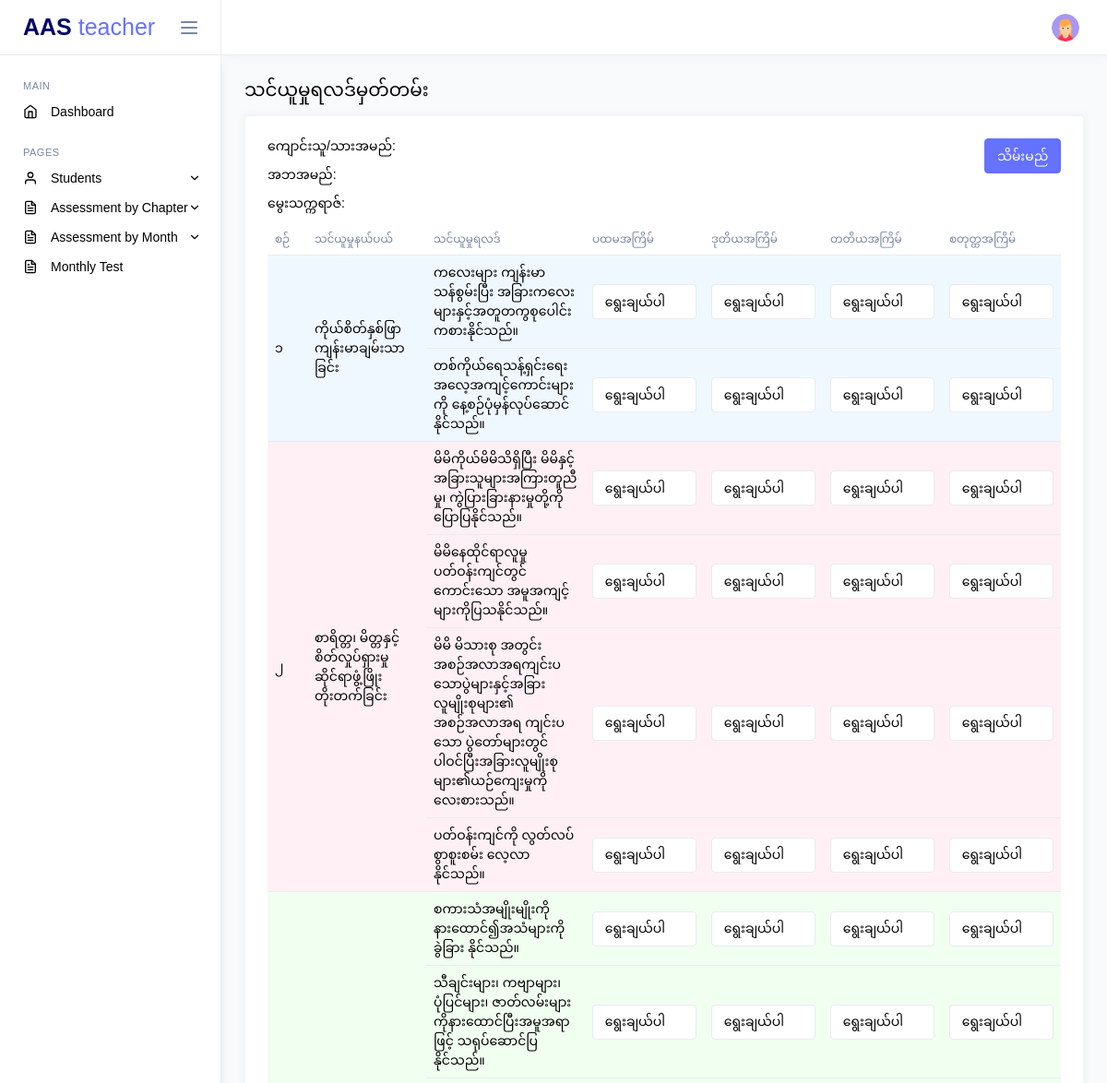
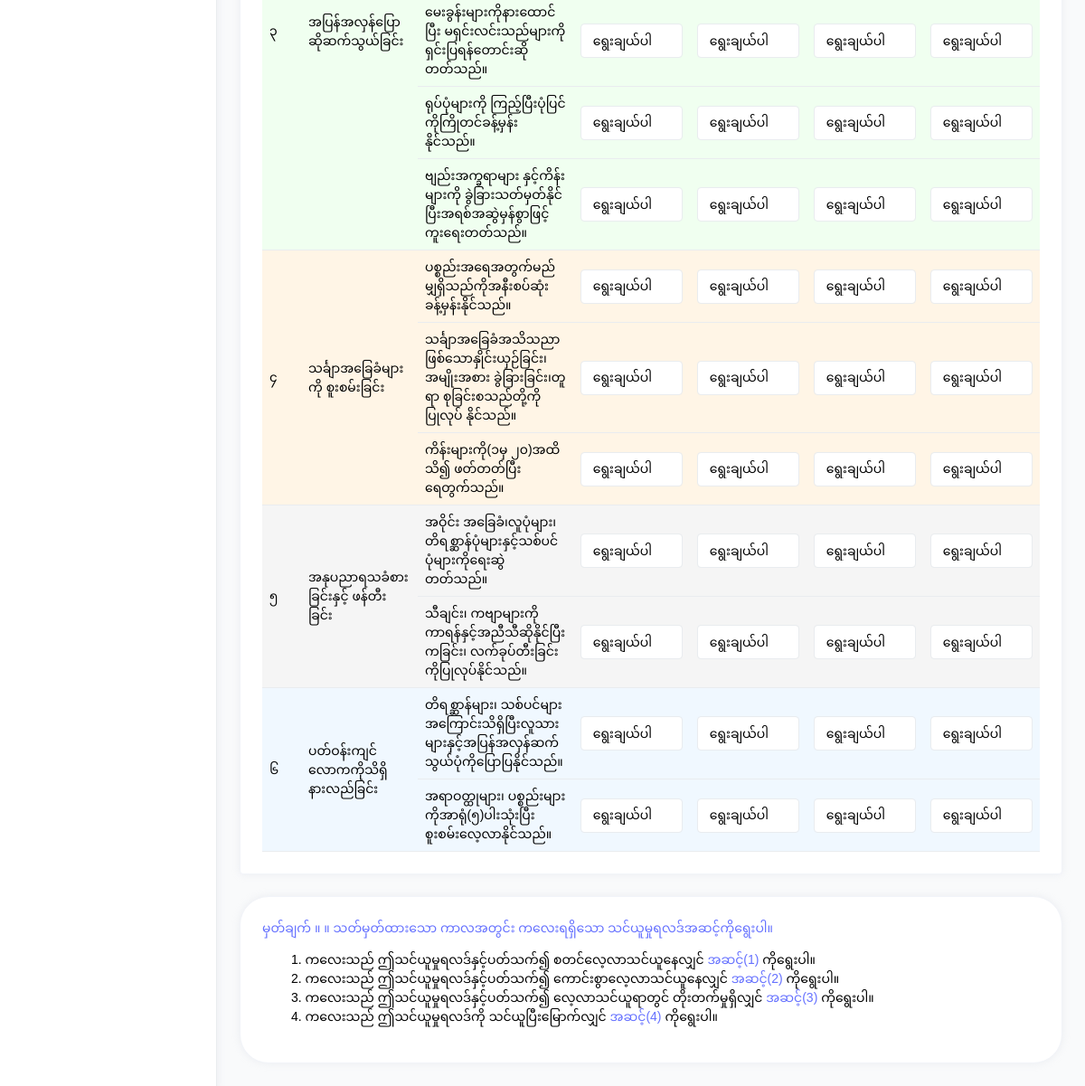
The app's page /teacher/kg-assessment.php (signed in) with its own data (2 pictures, top to bottom).
### tables this page shows
CREATE TABLE `g0_subjects` (
  `id` int(11) NOT NULL,
  `subject_no` varchar(11) DEFAULT NULL,
  `subject_name` text DEFAULT NULL
);

CREATE TABLE `g0_subject_results` (
  `id` int(11) NOT NULL,
  `result_name` text DEFAULT NULL,
  `subject_id` int(11) NOT NULL
);

### app/controllers/G0AssessmentController.php (called while the page is built, shortened)
<?php
class G0AssessmentController
{
    private $g0AssessmentModel;
    public function __construct()
    {
        $database = new MySQL();
        $db = $database->connect();
        $this->g0AssessmentModel = new G0AssessmentModel($db);
    }
    public function getAllG0Subjects()
    {
        return $this->g0AssessmentModel->getAllG0Subjects();
    }
    public function createG0Assessment($student_id)
    {
        $assessment = $this->g0AssessmentModel->getG0StudentAssessmentByStudentId($student_id);
        if (empty($assessment)) {
            $subjects = $this->g0AssessmentModel->getAllG0Subjects();
            foreach ($subjects as $subject) {
                $subjectResults = $this->g0AssessmentModel->getG0SubjectResultsBySubjectId($subject['id']);
                foreach ($subjectResults as $subjectResult) {
                    $assessmentData = [
                        'subject_id' => $subject['id'],
                        'subject_result_id' => $subjectResult['id'],
                        'teacher_id' => $_SESSION['teacher_id'],
                        'student_id' => $student_id,
                        'mark_1' => null,
                        'mark_2' => null,
                        'mark_3' => null,
                        'mark_4' => null
                    ];
                    $this->g0AssessmentModel->createG0StudentsAssessment($assessmentData);
                }
            }
        }
    }
    public function getG0SubjectResultsBySubjectId($subjectId)
    {
        return $this->g0AssessmentModel->getG0SubjectResultsBySubjectId($subjectId);
    }
}

### app/models/G0AssessmentModel.php (called while the page is built, shortened)
<?php
class G0AssessmentModel
{
    private $db;
    private $g0SubjectsTbl = 'g0_subjects';
    private $g0SubjectResultsTbl = 'g0_subject_results';
    public function __construct($db)
    {
        $this->db = $db;
    }
    public function getAllG0Subjects()
    {
        try {
            $query = "SELECT * FROM $this->g0SubjectsTbl";
            $stmt = $this->db->prepare($query);
            $stmt->execute();
            return $stmt->fetchAll(PDO::FETCH_ASSOC);
        } catch (PDOException $e) {
            return $e->getMessage();
        }
    }
    public function getG0SubjectResultsBySubjectId($subjectId)
    {
        try {
            $query = "SELECT * FROM $this->g0SubjectResultsTbl WHERE subject_id = :subjectId";
            $stmt = $this->db->prepare($query);
            $stmt->bindParam(':subjectId', $subjectId);
            $stmt->execute();
            return $stmt->fetchAll(PDO::FETCH_ASSOC);
        } catch (PDOException $e) {
            return $e->getMessage();
        }
    }
}

### public/teacher/kg-assessment.php (the view, shortened to what this page needs)
<?php
include('../components/header.php');
$id = $_GET["id"];
$studentController = new StudentController();
$g0AssessmentController = new G0AssessmentController();
$student = $studentController->getStudentById($id);
$g0AssessmentController->createG0Assessment($student->id);
$subjects = $g0AssessmentController->getAllG0Subjects();
?>
<body>
    <div class="main-wrapper">
        <?php
        include('../components/teacher_sidebar.php');
        include('../components/teacher_navbar.php');
        ?>
        <div class="page-content">
            <div>
                <h4 class="mb-3 mb-md-0">သင်ယူမှုရလဒ်မှတ်တမ်း</h4>
            </div>
            <div class="row">
                <div class="mt-3 col-lg grid-margin stretch-card">
                    <div class="card">
                        <div class="card-body">
                            <form id="assessmentForm" method="POST" action="">
                                <div class=" d-flex justify-content-between">
                                    <div class="">
                                        <h4 class="card-title">ကျောင်းသူ/သားအမည်: <span class="text-primary"><?= $student->name_mm ?></span></h4>
                                        <h4 class="card-title">အဘအမည်: <span class="text-primary"><?= $student->father_name ?></span></h4>
                                        <h4 class="card-title">မွေးသက္ကရာဇ်: <span class="text-primary"><?= $student->dob ?></span></h4>
                                    </div>
                                    <div class="">
                                        <input name="submit_btn" class="btn btn-primary" type="submit" value="သိမ်းမည်">
                                    </div>
                                </div>
                                <div class="table-responsive">
                                    <table id="studentsTable" class="table assessment-table">
                                        <thead>
                                            <tr>
                                                <th class="subject-no">စဉ်</th>
                                                <th class="subject-name">သင်ယူမှုနယ်ပယ်</th>
                                                <th class="result-name">သင်ယူမှုရလဒ်</th>
                                                <th class="mark">ပထမအကြိမ်</th>
                                                <th class="mark">ဒုတိယအကြိမ်</th>
                                                <th class="mark">တတိယအကြိမ်</th>
                                                <th class="mark">စတုတ္ထအကြိမ်</th>
                                            </tr>
                                        </thead>
                                        <tbody>
                                            <?php foreach ($subjects as $index => $subject): ?>
                                                <?php $subjectResults = $g0AssessmentController->getG0SubjectResultsBySubjectId($subject['id']); ?>
                                                <?php $bgClass = 'subject-bg-' . (($index % 5) + 1); ?>
                                                <tr class="<?= $bgClass ?>">
                                                    <td class="subject-no" rowspan="<?= count($subjectResults) ?>"><?= $subject['subject_no'] ?></td>
                                                    <td class="subject-name" rowspan="<?= count($subjectResults) ?>"><?= $subject['subject_name'] ?></td>
                                                    <?php $first_row = true; ?>
                                                    <?php foreach ($subjectResults as $subjectResult): ?>
                                                        <?php if (!$first_row): ?>
                                                </tr>
                                                <tr class="<?= $bgClass ?>">
                                                <?php endif; ?>
                                                <td class="result-name">
                                                    <?= $subjectResult['result_name'] ?>
                                                </td>
                                                <?php for ($i = 1; $i <= 4; $i++): ?>
                                                    <td class="mark">
                                                        <select name="mark_<?= $i ?>[<?= $subject['id'] ?>][<?= $subjectResult['id'] ?>]" class="form-control">
                                                            <option value="">ရွေးချယ်ပါ</option>
                                                        </select>
                                                    </td>
                                                <?php endfor; ?>
                                                <?php $first_row = false; ?>
                                            <?php endforeach; ?>
                                                </tr>
                                            <?php endforeach; ?>
                                        </tbody>
                                    </table>
                                </div>
                        </div>
                    </div>
                </div>
            </div>
            <div class="card rounded-5">
                <div class="card-body">
                    <div class="card-title">
                        <p class="fw-bold text-primary">မှတ်ချက် ။ ။ သတ်မှတ်ထားသော ကာလအတွင်း ကလေးရရှိသော သင်ယူမှုရလဒ်အဆင့်ကိုရွေးပါ။ </p>
                    </div>
                    <ul type='none'>
                        <li>1. ကလေးသည် ဤသင်ယူမှုရလဒ်နှင့်ပတ်သက်၍ စတင်လေ့လာသင်ယူနေလျှင် <span class="text-primary"> အဆင့်(1) </span>ကိုရွေးပါ။</li>
                        <li>2. ကလေးသည် ဤသင်ယူမှုရလဒ်နှင့်ပတ်သက်၍ ကောင်းစွာလေ့လာသင်ယူနေလျှင် <span class="text-primary"> အဆင့်(2) </span>ကိုရွေးပါ။</li>
                        <li>3. ကလေးသည် ဤသင်ယူမှုရလဒ်နှင့်ပတ်သက်၍ လေ့လာသင်ယူရာတွင် တိုးတက်မှုရှိလျှင် <span class="text-primary"> အဆင့်(3) </span>ကိုရွေးပါ။</li>
                        <li>4. ကလေးသည် ဤသင်ယူမှုရလဒ်ကို သင်ယူပြီးမြောက်လျှင် <span class="text-primary"> အဆင့်(4) </span>ကိုရွေးပါ။</li>
                    </ul>
                </div>
            </div>
        </div>
    </div>
    </div>
</body>

### public/teacher/kg-assessment.php (style rules this page uses)
.assessment-table { width: 100%; table-layout: fixed; }
.assessment-table th, .assessment-table td { padding: 8px; word-wrap: break-word; white-space: normal; vertical-align: middle; }
.assessment-table .subject-no { width: 5%; }
.assessment-table .subject-name { width: 15%; white-space: normal; }
.assessment-table .result-name { width: 20%; white-space: normal; }
.assessment-table .mark { width: 15%; }
.assessment-table select.form-control { width: 100%; }
.subject-bg-1 { background-color: #f0f8ff; }
.subject-bg-2 { background-color: #fff0f5; }
.subject-bg-3 { background-color: #f0fff0; }
.subject-bg-4 { background-color: #fff5e6; }
.subject-bg-5 { background-color: #f5f5f5; }

### records on screen
g0_subjects: subject_no "၁", subject_name "ကိုယ်စိတ်နှစ်ဖြာကျန်းမာချမ်းသာခြင်း"
g0_subject_results: result_name "ကလေးများ ကျန်းမာသန်စွမ်းပြီး အခြားကလေးများနှင့်အတူတကွစုပေါင်းကစားနိုင်သည်။"
g0_subject_results: result_name "တစ်ကိုယ်ရေသန့်ရှင်းရေးအလေ့အကျင့်ကောင်းများကို နေ့စဉ်ပုံမှန်လုပ်ဆောင်နိုင်သည်။"
g0_subjects: subject_no "၂", subject_name "စာရိတ္တ၊ မိတ္တနှင့် စိတ်လှုပ်ရှားမှုဆိုင်ရာဖွံ့ဖြိုးတိုးတက်ခြင်း"
g0_subject_results: result_name "မိမိကိုယ်မိမိသိရှိပြီး မိမိနှင့်အခြားသူများအကြားတူညီမှု၊ ကွဲပြားခြားနားမှုတို့ကိုပြောပြနိုင်သည်။"
g0_subject_results: result_name "မိမိနေထိုင်ရာလူမှုပတ်ဝန်းကျင်တွင် ကောင်းသော အမူအကျင့်များကိုပြသနိုင်သည်။"
g0_subject_results: result_name "မိမိ မိသားစု အတွင်းအစဉ်အလာအရကျင်းပသောပွဲများနှင့်အခြားလူမျိုးစုများ၏ အစဉ်အလာအရ ကျင်းပသော ပွဲတော်များတွင် ပါဝင်ပြီးအခြားလူမျိုးစုများ၏ယဉ်ကျေးမှုကိုလေးစားသည်။"
g0_subject_results: result_name "ပတ်ဝန်းကျင်ကို လွတ်လပ်စွာစူးစမ်း လေ့လာနိုင်သည်။"
g0_subjects: subject_no "၃", subject_name "အပြန်အလှန်ပြော ဆိုဆက်သွယ်ခြင်း"
g0_subject_results: result_name "စကားသံအမျိုးမျိုးကို နားထောင်၍အသံများကိုခွဲခြား နိုင်သည်။"
g0_subject_results: result_name "သီချင်းများ၊ ကဗျာများ၊ ပုံပြင်များ၊ ဇာတ်လမ်းများကိုနားထောင်ပြီးအမူအရာဖြင့် သရုပ်ဆောင်ပြနိုင်သည်။"
g0_subject_results: result_name "မေးခွန်းများကိုနားထောင်ပြီး မရှင်းလင်းသည်များကိုရှင်းပြရန်တောင်းဆိုတတ်သည်။"
g0_subject_results: result_name "ရုပ်ပုံများကို ကြည့်ပြီးပုံပြင်ကိုကြိုတင်ခန့်မှန်းနိုင်သည်။"
g0_subject_results: result_name "ဗျည်းအက္ခရာများ နှင့်ကိန်းများကို ခွဲခြားသတ်မှတ်နိုင်ပြီးအရစ်အဆွဲမှန်စွာဖြင့်ကူးရေးတတ်သည်။"
g0_subjects: subject_no "၄", subject_name "သင်္ချာအခြေခံများကို စူးစမ်းခြင်း"
g0_subject_results: result_name "ပစ္စည်းအရေအတွက်မည်မျှရှိသည်ကိုအနီးစပ်ဆုံးခန့်မှန်းနိုင်သည်။"
g0_subject_results: result_name "သင်္ချာအခြေခံအသိသညာဖြစ်သောနှိုင်းယှဉ်ခြင်း၊အမျိုးအစား ခွဲခြားခြင်း၊တူရာ စုခြင်းစသည်တို့ကိုပြုလုပ် နိုင်သည်။"
g0_subject_results: result_name "ကိန်းများကို(၁မှ ၂၀)အထိသိ၍ ဖတ်တတ်ပြီး ရေတွက်သည်။"
g0_subjects: subject_no "၅", subject_name "အနုပညာရသခံစားခြင်းနှင့် ဖန်တီးခြင်း"
g0_subject_results: result_name "အဝိုင်း အခြေခံ၊လူပုံများ၊ တိရစ္ဆာန်ပုံများနှင့်သစ်ပင်ပုံများကိုရေးဆွဲတတ်သည်။"
g0_subject_results: result_name "သီချင်း၊ ကဗျာများကို ကာရန်နှင့်အညီသီဆိုနိုင်ပြီးကခြင်း၊ လက်ခုပ်တီးခြင်းကိုပြုလုပ်နိုင်သည်။"
g0_subjects: subject_no "၆", subject_name "ပတ်ဝန်းကျင်လောကကိုသိရှိနားလည်ခြင်း"
g0_subject_results: result_name "တိရစ္ဆာန်များ၊ သစ်ပင်များအကြောင်းသိရှိပြီးလူသားများနှင့်အပြန်အလှန်ဆက်သွယ်ပုံကိုပြောပြနိုင်သည်။"
g0_subject_results: result_name "အရာဝတ္ထုများ၊ ပစ္စည်းများကိုအာရုံ(၅)ပါးသုံးပြီးစူးစမ်းလေ့လာနိုင်သည်။"
